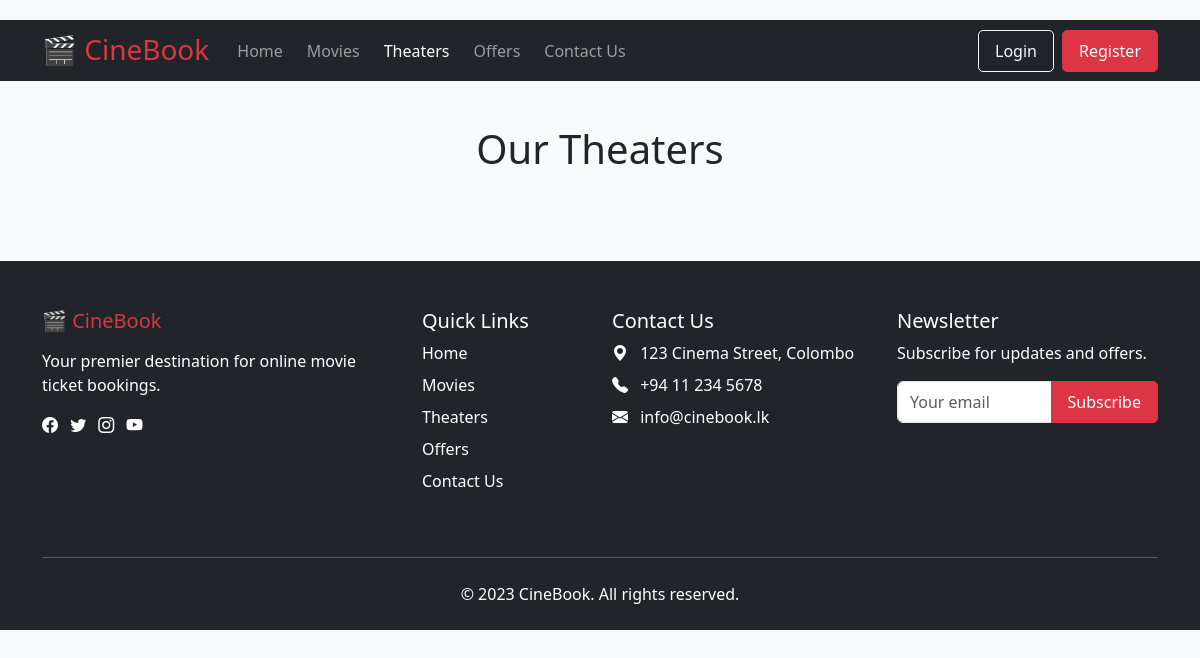
The app's page /movies/theaters/, older data.
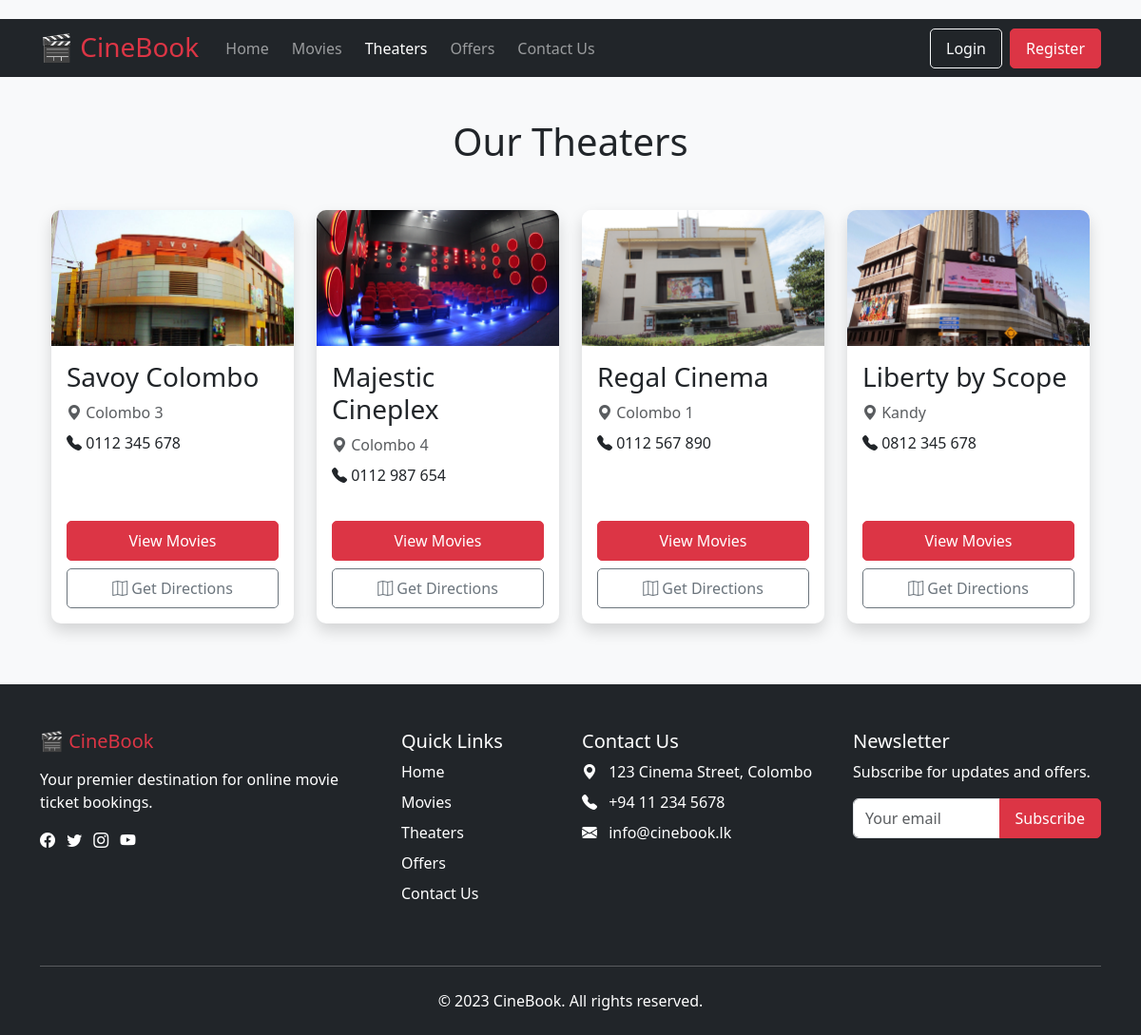
The same page, newer data.
### movies/models.py (models this page shows, shortened)
class Theater(models.Model):
    name = models.CharField(max_length=100)
    location = models.CharField(max_length=200)
    contact = models.CharField(max_length=15)
    image = models.ImageField(upload_to='theaters/')

### movies/views.py (the view)
# urls.py: path('theaters/', views.theaters_view, name='theaters'),
def theaters_view(request):
    theaters = Theater.objects.all()
    return render(request, 'movies/theaters.html', {
        'theaters': theaters
    })

### movies/templates/movies/theaters.html (shortened to what this page needs)
{% extends 'booking_system/base.html' %}
{% load static %}
{% block content %}
<div class="container my-5">
    <h1 class="text-center mb-5">Our Theaters</h1>
    <div class="row row-cols-1 row-cols-md-2 row-cols-lg-3 row-cols-xl-4 g-4">
        {% for theater in theaters %}
        <div class="col">
            <div class="card h-100 shadow">
                <div class="ratio ratio-16x9">
                    <img src="{{ theater.image.url }}" class="card-img-top object-fit-cover" alt="{{ theater.name }}">
                </div>
                <div class="card-body d-flex flex-column">
                    <h3 class="card-title">{{ theater.name }}</h3>
                    <p class="text-muted mb-2">
                        <i class="bi bi-geo-alt-fill"></i> {{ theater.location }}
                    </p>
                    <p class="mb-3"><i class="bi bi-telephone-fill"></i> {{ theater.contact }}</p>
                    <div class="mt-auto d-grid gap-2">
                        <a href="{% url 'movies:movies' %}?theater={{ theater.id }}" class="btn btn-danger">
                            View Movies
                        </a>
                        <a href="https://www.google.com/maps/search/?api=1&query={{ theater.name|urlencode }}+{{ theater.location|urlencode }}"
                           target="_blank"
                           class="btn btn-outline-secondary">
                            <i class="bi bi-map"></i> Get Directions
                        </a>
                    </div>
                </div>
            </div>
        </div>
        {% endfor %}
    </div>
</div>
{% endblock %}

### booking_system/templates/booking_system/base.html (shortened to what this page needs)
{% load static %}
<!DOCTYPE html>
<html lang="en">
<head>
    <link href="https://cdn.jsdelivr.net/npm/bootstrap@5.3.0/dist/css/bootstrap.min.css" rel="stylesheet">
    <link href="https://cdn.jsdelivr.net/npm/swiper@8/swiper-bundle.min.css" rel="stylesheet">
    <link rel="stylesheet" href="https://cdn.jsdelivr.net/npm/bootstrap-icons@1.10.0/font/bootstrap-icons.css">
    <link rel="stylesheet" href="{% static 'css/style.css' %}">
</head>
<body>
    <header class="bg-dark text-white sticky-top">
        <div class="container">
            <nav class="navbar navbar-expand-lg navbar-dark">
                <div class="container-fluid px-0">
                    <a class="navbar-brand" href="{% url 'home' %}">
                        <span class="h3 text-danger">🎬 CineBook</span>
                    </a>
                    <div class="collapse navbar-collapse" id="navbarNav">
                        <ul class="navbar-nav me-auto">
                            <li class="nav-item mx-1">
                                <a class="nav-link {% if request.resolver_match.url_name == 'home' %}active{% endif %}"
                                   href="{% url 'home' %}">Home</a>
                            </li>
                            <li class="nav-item mx-1">
                                <a class="nav-link {% if request.resolver_match.url_name == 'movies' %}active{% endif %}"
                                   href="{% url 'movies:movies' %}">Movies</a>
                            </li>
                            <li class="nav-item mx-1">
                                <a class="nav-link {% if request.resolver_match.url_name == 'theaters' %}active{% endif %}"
                                   href="{% url 'movies:theaters' %}">Theaters</a>
                            </li>
                            <li class="nav-item mx-1">
                                <a class="nav-link {% if request.resolver_match.url_name == 'offers' %}active{% endif %}"
                                   href="{% url 'offers' %}">Offers</a>
                            </li>
                            <li class="nav-item mx-1">
                                <a class="nav-link {% if request.resolver_match.url_name == 'contact' %}active{% endif %}"
                                   href="{% url 'contact' %}">Contact Us</a>
                            </li>
                        </ul>
                        <div class="d-flex align-items-center ms-2">
                            {% if user.is_authenticated %}
                                <a href="{% url 'profile' %}" class="btn btn-outline-light me-2">
                                    <i class="bi bi-person-fill"></i> My Account
                                </a>
                                <a href="{% url 'logout' %}" class="btn btn-danger">
                                    Logout
                                </a>
                            {% else %}
                                <a href="{% url 'login' %}" class="btn btn-outline-light me-2">
                                    Login
                                </a>
                                <a href="{% url 'register' %}" class="btn btn-danger">
                                    Register
                                </a>
                            {% endif %}
                        </div>
                    </div>
                </div>
            </nav>
        </div>
    </header>
    <main class="flex-shrink-0">
        <div class="container py-3">
            {% block content %}{% endblock %}
        </div>
    </main>
    <footer class="bg-dark text-white pt-5 pb-4">
        <div class="container">
            <div class="row">
                <div class="col-md-4 mb-4">
                    <h5 class="text-danger mb-3">🎬 CineBook</h5>
                    <p>Your premier destination for online movie ticket bookings.</p>
                    <div class="social-icons mt-3">
                        <a href="#" class="text-white me-2"><i class="bi bi-facebook"></i></a>
                        <a href="#" class="text-white me-2"><i class="bi bi-twitter"></i></a>
                        <a href="#" class="text-white me-2"><i class="bi bi-instagram"></i></a>
                        <a href="#" class="text-white"><i class="bi bi-youtube"></i></a>
                    </div>
                </div>
                <div class="col-md-2 mb-4">
                    <h5>Quick Links</h5>
                    <ul class="list-unstyled">
                        <li class="mb-2"><a href="{% url 'home' %}" class="text-white text-decoration-none">Home</a></li>
                        <li class="mb-2"><a href="{% url 'movies:movies' %}" class="text-white text-decoration-none">Movies</a></li>
                        <li class="mb-2"><a href="{% url 'movies:theaters' %}" class="text-white text-decoration-none">Theaters</a></li>
                        <li class="mb-2"><a href="{% url 'offers' %}" class="text-white text-decoration-none">Offers</a></li>
                        <li class="mb-2"><a href="{% url 'contact' %}" class="text-white text-decoration-none">Contact Us</a></li>
                    </ul>
                </div>
                <div class="col-md-3 mb-4">
                    <h5>Contact Us</h5>
                    <ul class="list-unstyled">
                        <li class="mb-2"><i class="bi bi-geo-alt-fill me-2"></i> 123 Cinema Street, Colombo</li>
                        <li class="mb-2"><i class="bi bi-telephone-fill me-2"></i> +94 11 234 5678</li>
                        <li class="mb-2"><i class="bi bi-envelope-fill me-2"></i> info@cinebook.lk</li>
                    </ul>
                </div>
                <div class="col-md-3 mb-4">
                    <h5>Newsletter</h5>
                    <p>Subscribe for updates and offers.</p>
                    <form class="mt-3">
                        <div class="input-group">
                            <input type="email" class="form-control" placeholder="Your email">
                            <button class="btn btn-danger" type="submit">Subscribe</button>
                        </div>
                    </form>
                </div>
            </div>
            <hr class="my-4 bg-secondary">
            <div class="row">
                <div class="col-12 text-center">
                    <p class="mb-0">&copy; 2023 CineBook. All rights reserved.</p>
                </div>
            </div>
        </div>
    </footer>
</body>
</html>

### static/css/style.css (style rules this page uses)
body { font-family: 'Segoe UI', Tahoma, Geneva, Verdana, sans-serif; background-color: #f8f9fa; color: #212529; }
.card { transition: transform 0.3s ease, box-shadow 0.3s ease; border-radius: 10px; overflow: hidden; border: none; margin-bottom: 20px; }
.sticky-top { position: sticky; top: 20px; z-index: 1; }
.btn { border-radius: 5px; font-weight: 500; padding: 8px 16px; transition: all 0.2s; }

### movies/templates/movies/theaters.html (style rules this page uses)
.object-fit-cover { object-fit: cover; }
.card { transition: transform 0.2s ease; }

Row changes from the older to the newer data that the page shows:
added Theater: image (picture), name "Savoy Colombo", location "Colombo 3", contact "0112 345 678"
added Theater: image (picture), name "Majestic Cineplex", location "Colombo 4", contact "0112 987 654"
added Theater: image (picture), name "Regal Cinema", location "Colombo 1", contact "0112 567 890"
added Theater: image (picture), name "Liberty by Scope", location "Kandy", contact "0812 345 678"
